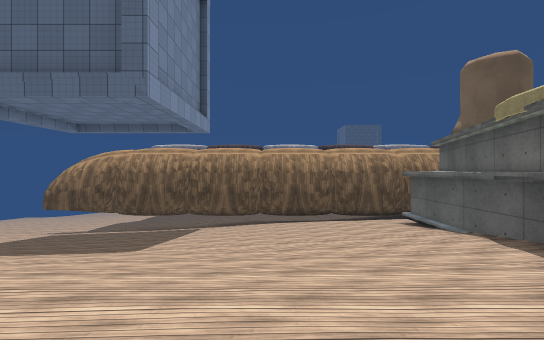
[1] (above)

16 first-person views from a walk through a scene from a Unity 3-D project. The camera is 1.3 m above the floor, looks level and sees 90° across. The floor is counted in squares, 2 m on a side. Each view is taken from the middle of a square. On the plan, view 1 faces up. The plan holds only what a view shows up to about 9 squares ahead; the rest is blank. The place goes on beyond the plan. Some surface patterns are stand-ins.

[2]
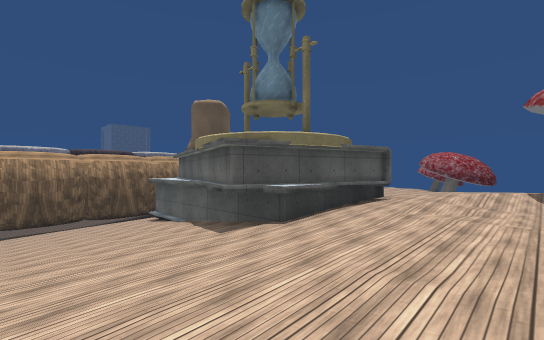

[3]
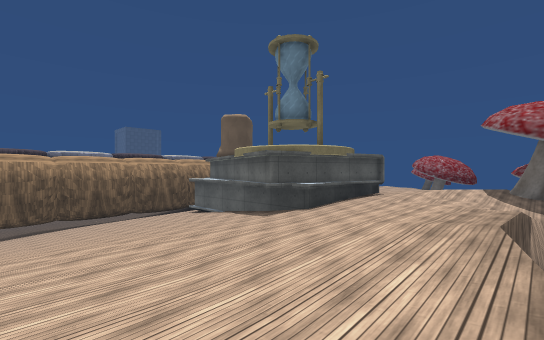

[4]
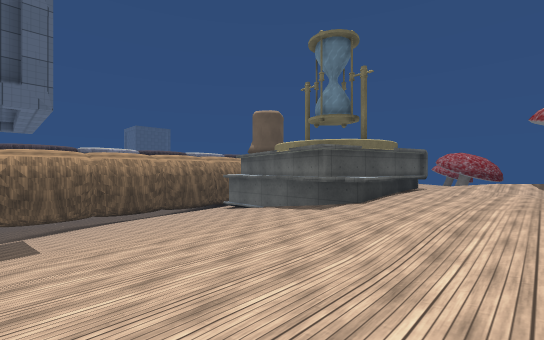

[5]
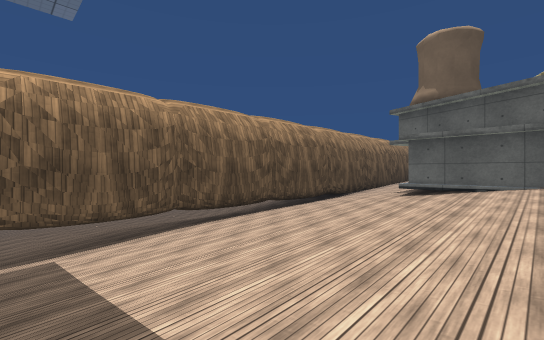

[6]
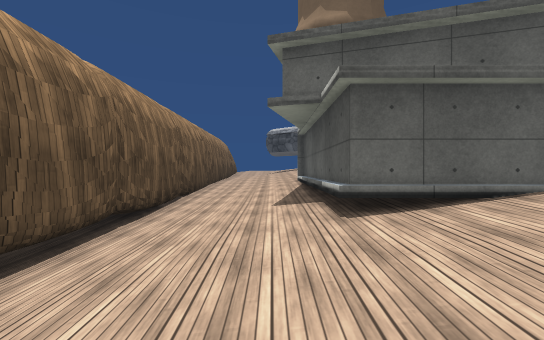

[7]
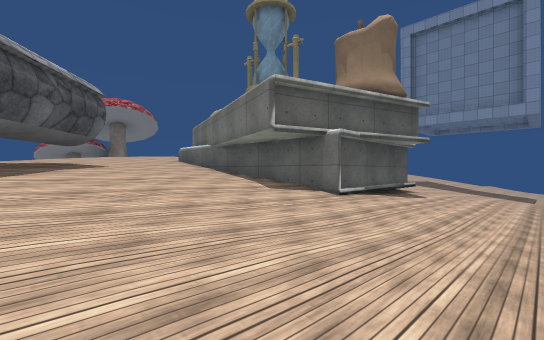

[8]
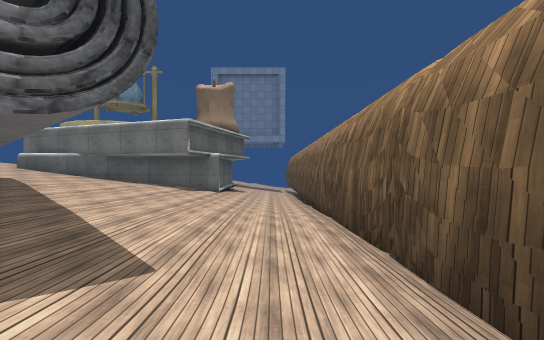

[9]
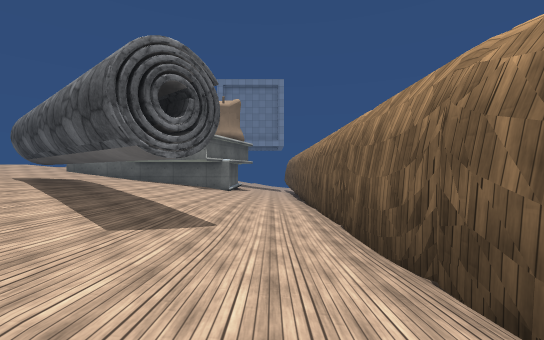

[10]
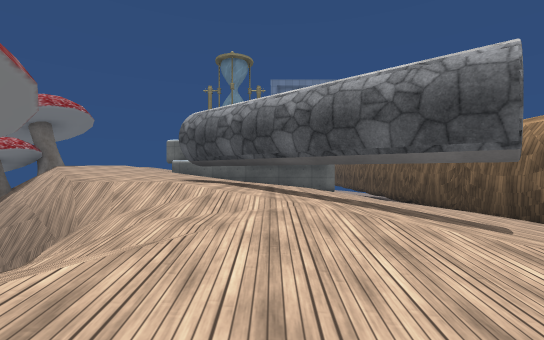

[11]
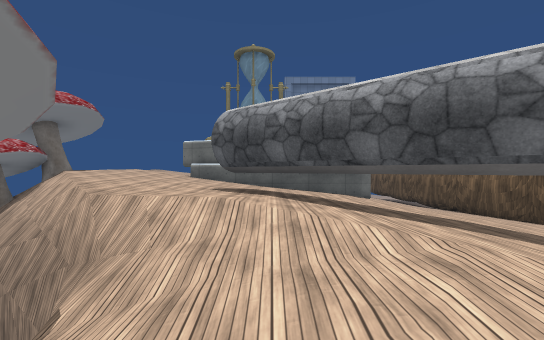

[12]
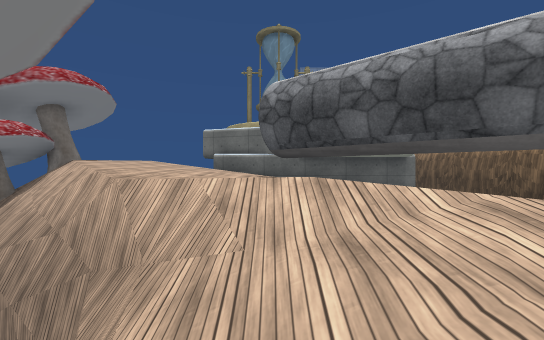

[13]
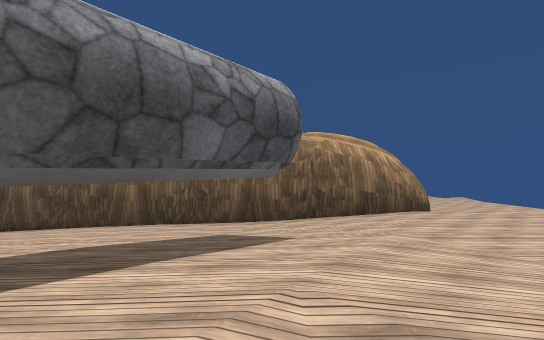

[14]
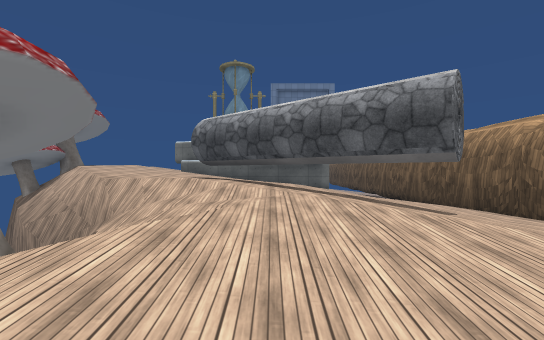

[15]
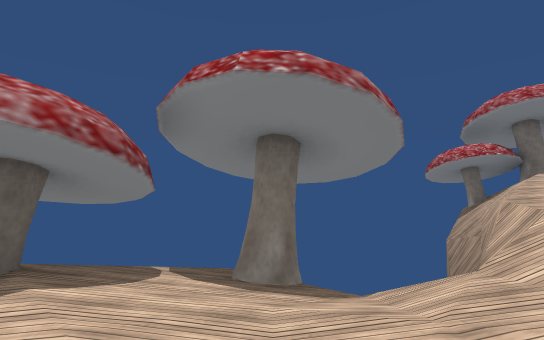

[16]
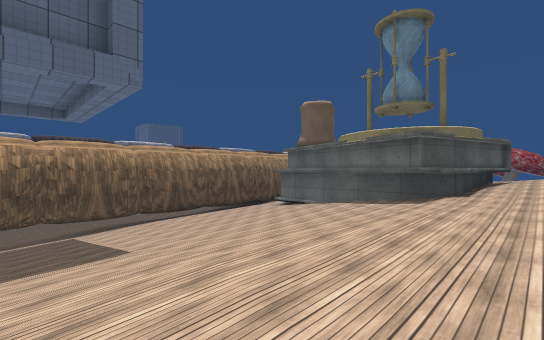

### Floor plan
Key: @ floor where view 1 was taken; # wall or solid block; x gap in a wall; . main floor; : floor 0.75 m higher than the main floor; - floor 0.75 m lower than the main floor; _ floor 1.5 m lower than the main floor; < floor 2.5 m lower than the main floor; ( floor 3.25 m lower than the main floor; ! floor 4 m lower than the main floor; ? floor 4.75 m lower than the main floor; / step, stairs or slope; = window, fence, low wall or low ledge; ^ raised ledge; v drop or lower ground; T thing the floor can be seen under or through.
Columns run from 4 left of view 1 to 23 right of it. Each row starts with its distance up from view 1.
 17  ??
 16  ???
 15  !!!!
 14  !!!!
 13                         ____
 12                         ____
 11 ##^^###################___
 10 ((((<<<<<<<___________----
  9 ((<<<<<______________----
  8 <<<<<_____________-#----
  7 <<<_____####------T----
  6 ________#  #-----TT..--
  5 ________#  ##...TT...---
  4 _____---#  ##..TT...-.-
  3 -------##  #...T..////-
  2 --.....#####.....##=#x##
  1 .........###.....####vvv
  0 ....@......:....vv
 -1  .........::::.=v
 -2  ....::::...://vv
 -3   ::vvvvvvv..##v
 -4              #v

Positions as (right, up) in squares from view 1, and headings:
1: (0, 0), facing up
2: (0, -2), facing up-right
3: (-2, -3), facing up-right
4: (-3, -2), facing up-right
5: (-3, 5), facing up-right
6: (1, 8), facing right
7: (12, 10), facing down-left
8: (16, 9), facing left
9: (18, 9), facing left
10: (18, 5), facing left
11: (17, 4), facing left
12: (16, 3), facing left
13: (15, 4), facing up
14: (19, 5), facing left
15: (16, 5), facing down
16: (-4, 0), facing up-right
